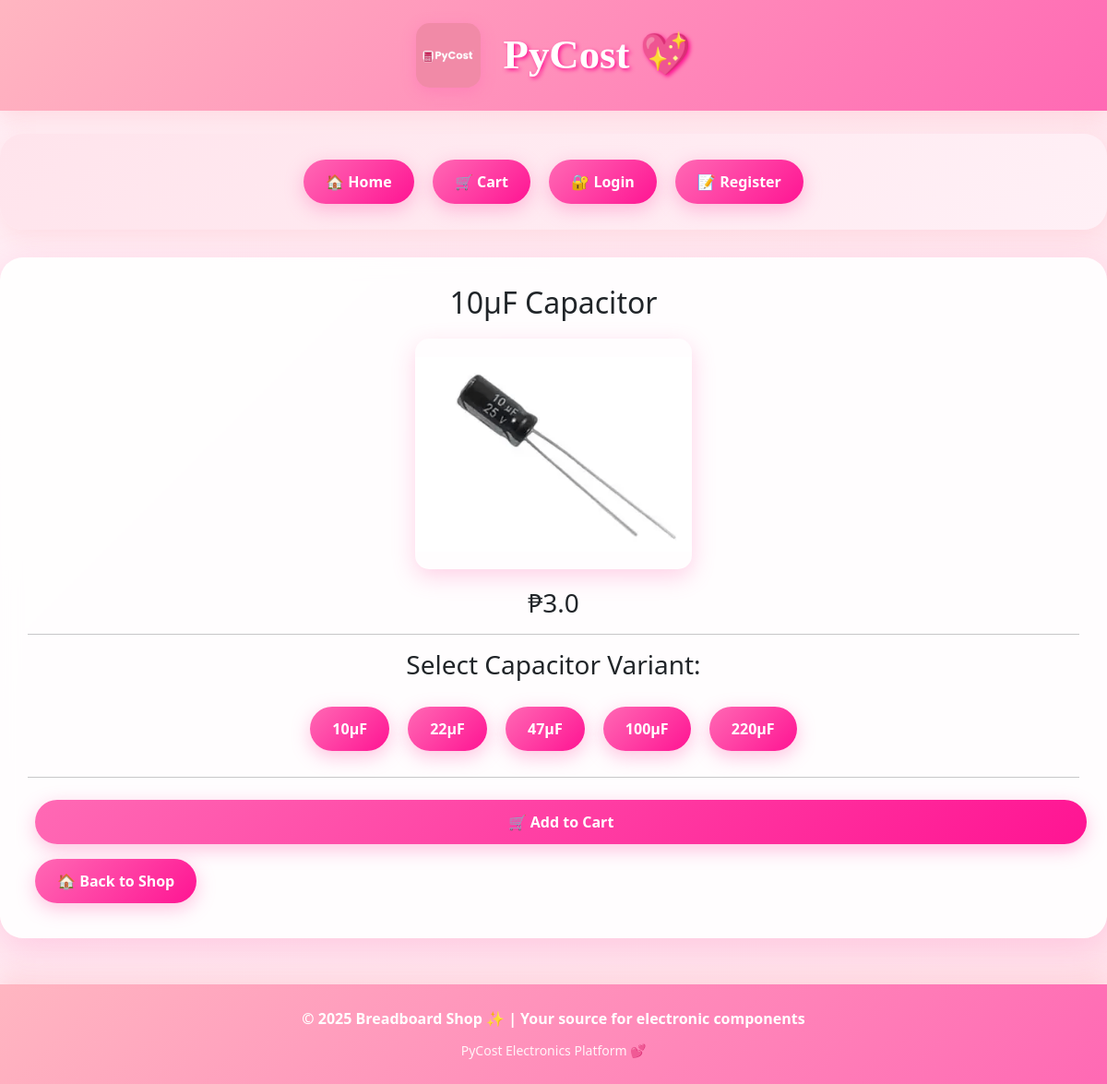
/product/171, run on the app's committed database.
### tables this page shows
CREATE TABLE products (
            id INTEGER PRIMARY KEY AUTOINCREMENT,
            name TEXT,
            category TEXT,
            description TEXT,
            price REAL,
            image TEXT
        );

### app.py (the view)
@app.route("/product/<int:product_id>")
def product_page(product_id):
    product = query_db("SELECT * FROM products WHERE id = ?", [product_id], one=True)
    variations = query_db("SELECT * FROM products WHERE category = ?", [product["category"]])
    return render_template("product.html", product=product, variations=variations)

### app.py (called while the page is built)
def get_db():
    db = getattr(g, "_database", None)
    if db is None:
        db = g._database = sqlite3.connect("database.db")
        db.row_factory = sqlite3.Row
    return db

@app.teardown_appcontext
def close_connection(exception):
    db = getattr(g, "_database", None)
    if db is not None:
        db.close()

def query_db(query, args=(), one=False):
    cur = get_db().execute(query, args)
    rv = cur.fetchall()
    cur.close()
    return (rv[0] if rv else None) if one else rv

### templates/product.html (shortened to what this page needs)
{% extends "base.html" %}
{% block content %}
<h2 id="product-name">{{ product.name }}</h2>
<img id="product-image"
     src="{{ url_for('static', filename=product.image) }}"
     alt="{{ product.name }}"
     class="component-img-large">
<h3 id="product-price">₱{{ product.price }}</h3>
<hr>
{% if product.category == "Resistor" %}
<h3>Select Resistor Variant:</h3>
<div class="variation-list">
    <button class="variation-btn" data-image="10r.png" data-name="10Ω Resistor">10Ω</button>
    <button class="variation-btn" data-image="100r.png" data-name="100Ω Resistor">100Ω</button>
    <button class="variation-btn" data-image="220r.png" data-name="220Ω Resistor">220Ω</button>
    <button class="variation-btn" data-image="330r.png" data-name="330Ω Resistor">330Ω</button>
    <button class="variation-btn" data-image="1kr.png" data-name="1kΩ Resistor">1kΩ</button>
</div>
{% elif product.category == "Capacitor" %}
<h3>Select Capacitor Variant:</h3>
<div class="variation-list">
    <button class="variation-btn" data-image="10c.png" data-name="10µF Capacitor">10µF</button>
    <button class="variation-btn" data-image="22c.png" data-name="22µF Capacitor">22µF</button>
    <button class="variation-btn" data-image="47c.png" data-name="47µF Capacitor">47µF</button>
    <button class="variation-btn" data-image="100c.png" data-name="100µF Capacitor">100µF</button>
    <button class="variation-btn" data-image="220c.png" data-name="220µF Capacitor">220µF</button>
</div>
{% endif %}
<hr>
<form method="POST" action="{{ url_for('add_to_cart', product_id=product.id) }}">
    <button type="submit" class="btn add-to-cart-btn">🛒 Add to Cart</button>
</form>
<a href="/" class="btn">🏠 Back to Shop</a>
{% endblock %}

### static/style.css (style rules this page uses)
.component-img-large { width: 250px; height: 250px; object-fit: contain; margin-bottom: 15px; }
.btn { display: inline-block; background-color: #4CAF50; color: white; padding: 10px 18px; border: none; border-radius: 5px; text-decoration: none; font-weight: bold; cursor: pointer; margin: 5px 2px; transition: background-color 0.2s, transform 0.2s; }
.variation-list { margin: 10px 0 20px 0; text-align: center; }
.variation-btn { display: inline-block; padding: 10px 18px; border: 2px solid #ff69b4; border-radius: 6px; margin: 4px; text-decoration: none; color: white; background-color: #ff69b4; font-weight: bold; cursor: pointer; transition: background 0.2s, transform 0.2s; }
body { background-color: #ffe4ec; font-family: 'Comic Sans MS', cursive, sans-serif; margin: 0; padding: 0; }
h2, h3 { text-align: center; color: #ff69b4; margin-top: 20px; }
.product-card p, .component-price, .cart-table td:nth-child(4), .cart-table td:nth-child(5), h3 { font-weight: bold; color: #ff007f; font-size: 1.5rem; }
.btn, .btn-checkout, .add-to-cart-btn { background-color: #ff69b4; color: white; transition: background 0.2s, transform 0.2s; }
.variation-btn { background-color: #ff69b4; color: white; border: 2px solid #ff69b4; }

### templates/base.html (style rules this page uses)
.btn, .nav-btn, .logout-btn, input[type="submit"], button[type="submit"], button { background: linear-gradient(135deg, #ff69b4, #ff1493) !important; color: white !important; border: none !important; padding: 12px 24px !important; margin: 8px !important; text-decoration: none !important; border-radius: 25px !important; font-weight: bold !important; box-shadow: 0 6px 20px rgba(255,105,180,0.4) !important; display: inline-block !important; transition: all 0.3s ease !important; font-size: 1rem !important; min-height: 48px !important; cursor: pointer !important; text-align: center !important; }

### templates/product.html (style rules this page uses)
.component-img-large { width: 300px; height: 250px; object-fit: contain; margin: 20px auto; display: block; border-radius: 15px; box-shadow: 0 8px 25px rgba(255,105,180,0.3); }
.variation-list { margin: 20px 0; text-align: center; }
.variation-btn { margin: 5px; padding: 12px 18px; background: linear-gradient(135deg, #ff69b4, #ff1493); border-radius: 15px; color: white; border: none; font-weight: bold; cursor: pointer; box-shadow: 0 4px 15px rgba(255,105,180,0.4); transition: all 0.3s ease; font-size: 0.95rem; }
.add-to-cart-btn { background: linear-gradient(135deg, #28a745, #20c997) !important; width: 100%; padding: 18px; font-size: 1.2rem; border-radius: 20px; box-shadow: 0 8px 25px rgba(40,167,69,0.4); margin: 20px 0; }

### data on the page
products: name "10µF Capacitor", image (picture), price "3.0"
